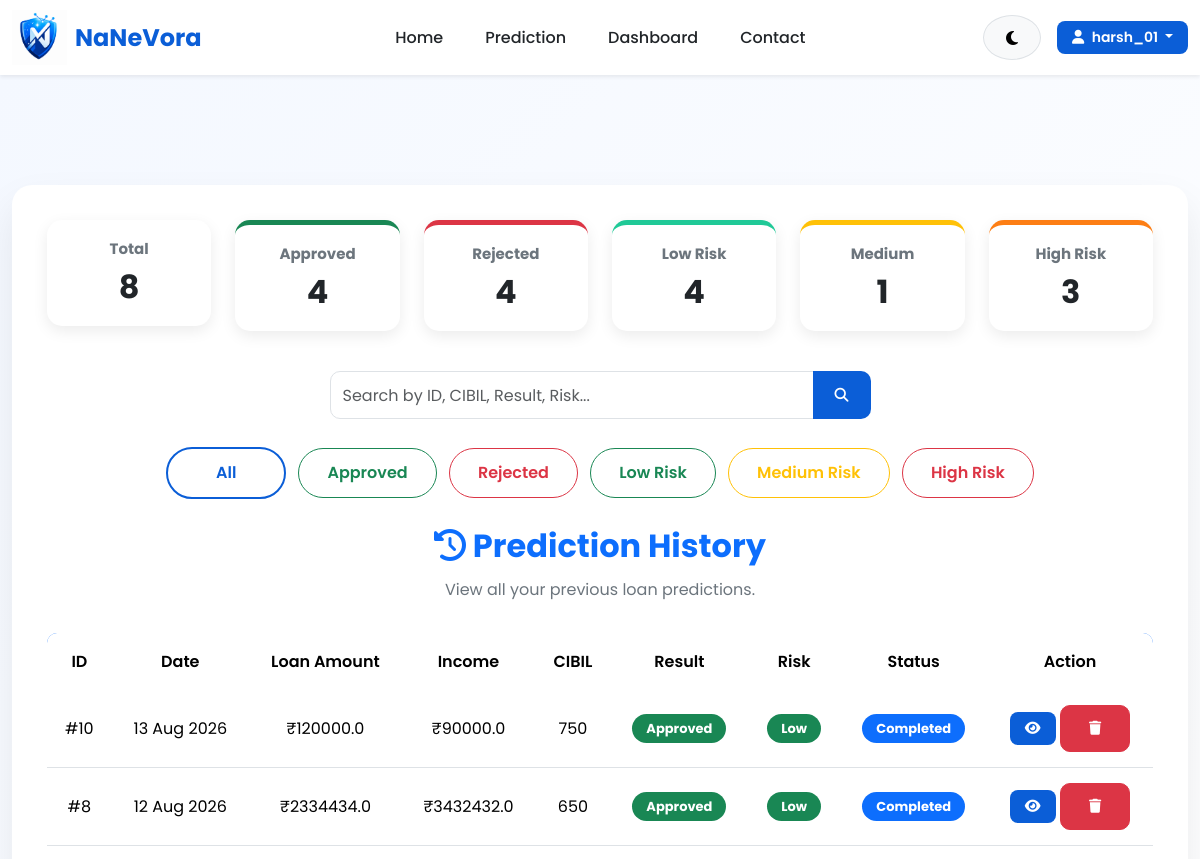
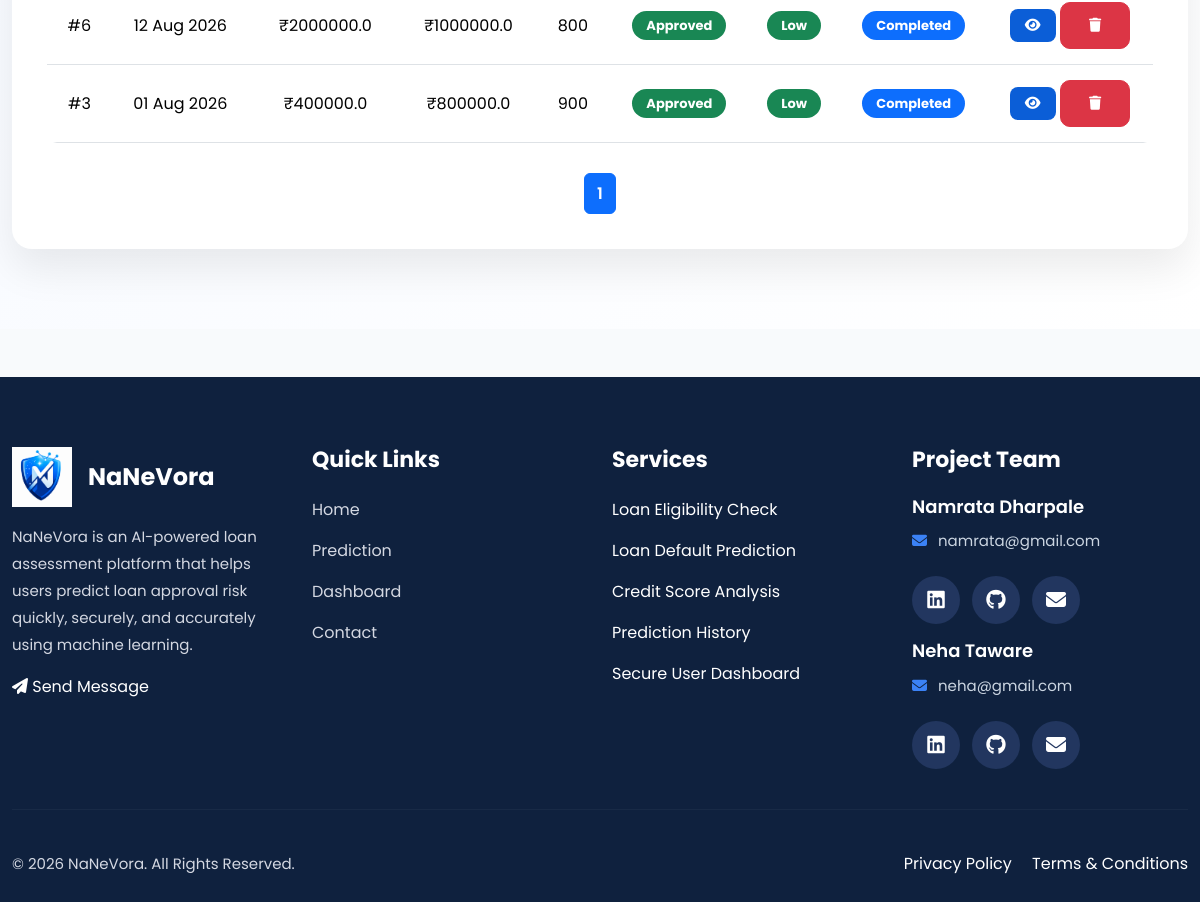
The app's page /history/?filter=low (signed in) with its own data (2 pictures, top to bottom).
### website/models.py (models this page shows, shortened)
class Prediction(models.Model):
    EDUCATION = [
        ('Graduate', 'Graduate'),
        ('Not Graduate', 'Not Graduate'),
    ]
    YES_NO = [
        ('Yes', 'Yes'),
        ('No', 'No'),
    ]
    RESULT = [
        ('Approved', 'Approved'),
        ('Rejected', 'Rejected'),
    ]
    user = models.ForeignKey(
        User,
        on_delete=models.CASCADE,
        related_name='predictions'
    )
    no_of_dependents = models.IntegerField()
    education = models.CharField(
        max_length=20,
        choices=EDUCATION
    )
    self_employed = models.CharField(
        max_length=10,
        choices=YES_NO
    )
    income_annum = models.FloatField()
    loan_amount = models.FloatField()
    loan_term = models.IntegerField()
    cibil_score = models.IntegerField()
    residential_assets_value = models.FloatField()
    commercial_assets_value = models.FloatField()
    luxury_assets_value = models.FloatField()
    bank_asset_value = models.FloatField()
    loan_income_ratio = models.FloatField(
        default=0
    )
    asset_loan_ratio = models.FloatField(
        default=0
    )
    prediction_result = models.CharField(
        max_length=20,
        choices=RESULT,
        blank=True
    )
    prediction_probability = models.FloatField(
        default=0
    )
    created_at = models.DateTimeField(
        auto_now_add=True
    )
    prediction_probability = models.FloatField(
        default=0
    )
    status = models.CharField(
    max_length=20,
    default="Completed"
    )
    risk_level = models.CharField(
    max_length=20,
    default="Low"
    )

### website/views.py (the view, shortened to what this page needs)
# urls.py: path('history/', views.history, name='history'),
@login_required
def history(request):
    query = request.GET.get("search", "")
    filter_by = request.GET.get("filter", "all")
    predictions = Prediction.objects.filter(
        user=request.user
    )
    if filter_by == "approved":
        predictions = predictions.filter(
            prediction_result="Approved"
        )
    elif filter_by == "rejected":
        predictions = predictions.filter(
            prediction_result="Rejected"
        )
    elif filter_by == "low":
        predictions = predictions.filter(
            risk_level="Low"
        )
    elif filter_by == "medium":
        predictions = predictions.filter(
            risk_level="Medium"
        )
    elif filter_by == "high":
        predictions = predictions.filter(
            risk_level="High"
        )
    predictions = predictions.order_by("-created_at")
    paginator = Paginator(predictions, 10)
    page_number = request.GET.get("page")
    predictions = paginator.get_page(page_number)
    return render(
    request,
    "history.html",
    {
        "predictions": predictions,
        "query": query,
        "filter": filter_by,
        "total_predictions": Prediction.objects.filter(
            user=request.user
        ).count(),
        "approved_count": Prediction.objects.filter(
            user=request.user,
            prediction_result="Approved"
        ).count(),
        "rejected_count": Prediction.objects.filter(
            user=request.user,
            prediction_result="Rejected"
        ).count(),
        "low_count": Prediction.objects.filter(
            user=request.user,
            risk_level="Low"
        ).count(),
        "medium_count": Prediction.objects.filter(
            user=request.user,
            risk_level="Medium"
        ).count(),
        "high_count": Prediction.objects.filter(
            user=request.user,
            risk_level="High"
        ).count(),
    }
)

### templates/history.html (shortened to what this page needs)
{% extends 'base.html' %}
{% load static %}
{% block extra_css %}
<link rel="stylesheet" href="{% static 'css/history.css' %}">
{% endblock %}
{% block content %}
<section class="history-section">
    <div class="container">
        <div class="history-card">
            <div class="row mb-4">
    <div class="col-md-2 mb-3">
        <div class="card stats-card text-center">
            <h6>Total</h6>
            <h2>{{ total_predictions }}</h2>
        </div>
    </div>
    <div class="col-md-2 mb-3">
        <div class="card stats-card success text-center">
            <h6>Approved</h6>
            <h2>{{ approved_count }}</h2>
        </div>
    </div>
    <div class="col-md-2 mb-3">
        <div class="card stats-card danger text-center">
            <h6>Rejected</h6>
            <h2>{{ rejected_count }}</h2>
        </div>
    </div>
    <div class="col-md-2 mb-3">
        <div class="card stats-card low text-center">
            <h6>Low Risk</h6>
            <h2>{{ low_count }}</h2>
        </div>
    </div>
    <div class="col-md-2 mb-3">
        <div class="card stats-card medium text-center">
            <h6>Medium</h6>
            <h2>{{ medium_count }}</h2>
        </div>
    </div>
    <div class="col-md-2 mb-3">
        <div class="card stats-card high text-center">
            <h6>High Risk</h6>
            <h2>{{ high_count }}</h2>
        </div>
    </div>
</div>
            <div class="history-header">
                <div class="row mb-4">
                    <div class="col-md-6 mx-auto">
                        <form method="GET">
                            <div class="input-group">
                                <input
                                    type="text"
                                    name="search"
                                    class="form-control"
                                    placeholder="Search by ID, CIBIL, Result, Risk..."
                                    value="{{ query }}">
                                <button
                                    class="btn btn-primary"
                                    type="submit">
                                    <i class="fa-solid fa-magnifying-glass"></i>
                                </button>
                            </div>
                        </form>
                    </div>
                </div>
            <div class="text-center mb-4">
                <a href="?filter=all"class="btn btn-outline-primary m-1">
                 All
                </a>
                <a href="?filter=approved"
                    class="btn btn-outline-success m-1">
                Approved
                 </a>
                <a href="?filter=rejected"
                    class="btn btn-outline-danger m-1">
                Rejected
                </a>
                <a href="?filter=low"
                class="btn btn-outline-success m-1">
                Low Risk
                </a>
                <a href="?filter=medium"
                class="btn btn-outline-warning m-1">
                Medium Risk
                </a>
                <a href="?filter=high"
                class="btn btn-outline-danger m-1">
                High Risk
                </a>
                </div>
                <h2>
                    <i class="fa-solid fa-clock-rotate-left"></i>
                    Prediction History
                </h2>
                <p>
                    View all your previous loan predictions.
                </p>
            </div>
            {% if predictions %}
            <div class="table-responsive">
                <table class="table table-hover align-middle">
                    <thead>
                        <tr>
                            <th>ID</th>
                            <th>Date</th>
                            <th>Loan Amount</th>
                            <th>Income</th>
                            <th>CIBIL</th>
                            <th>Result</th>
                            <th>Risk</th>
                            <th>Status</th>
                            <th>Action</th>
                        </tr>
                    </thead>
                    <tbody>
                        {% for prediction in predictions %}
                        <tr>
                            <td>
                                #{{ prediction.id }}
                            </td>
                            <td>
                                {{ prediction.created_at|date:"d M Y" }}
                            </td>
                            <td>
                                ₹{{ prediction.loan_amount }}
                            </td>
                            <td>
                                ₹{{ prediction.income_annum }}
                            </td>
                            <td>
                                {{ prediction.cibil_score }}
                            </td>
                            <td>
                                {% if prediction.prediction_result == "Approved" %}
                                <span class="badge bg-success">
                                    Approved
                                </span>
                                {% else %}
                                <span class="badge bg-danger">
                                    Rejected
                                </span>
                                {% endif %}
                            </td>
                            <td>
                                {% if prediction.risk_level == "Low" %}
                                <span class="badge bg-success">
                                    Low
                                </span>
                                {% elif prediction.risk_level == "Medium" %}
                                <span class="badge bg-warning text-dark">
                                    Medium
                                </span>
                                {% else %}
                                <span class="badge bg-danger">
                                    High
                                </span>
                                {% endif %}
                            </td>
                            <td>
                                <span class="badge bg-primary">
                                    {{ prediction.status }}
                                </span>
                            </td>
<td>
    <a href="{% url 'result' prediction.id %}"
       class="btn btn-sm btn-primary">
        <i class="fa-solid fa-eye"></i>
    </a>
    <a href="{% url 'delete_prediction' prediction.id %}"
       class="btn btn-sm btn-danger"
       onclick="return confirm('Are you sure you want to delete this prediction?');">
        <i class="fa-solid fa-trash"></i>
    </a>
</td>
                        </tr>
                        {% endfor %}
                    </tbody>
                </table>
            </div>
            <nav class="mt-4">
    <ul class="pagination justify-content-center">
        {% for page in predictions.paginator.page_range %}
        <li class="page-item {% if predictions.number == page %}active{% endif %}">
            <a class="page-link"
               href="?page={{ page }}&search={{ query }}&filter={{ filter }}">
                {{ page }}
            </a>
        </li>
        {% endfor %}
    </ul>
</nav>
            {% endif %}
        </div>
    </div>
</section>
{% endblock %}

### templates/navbar.html (shortened to what this page needs)
{% load static %}
<nav class="navbar navbar-expand-lg custom-navbar shadow-sm sticky-top">
    <div class="container">
<a class="navbar-brand d-flex align-items-center"
   href="{% url 'home' %}">
    <img src="{% static 'images/logo.png' %}"
         alt="NaNeVora Logo"
         class="logo-img">
    <div class="ms-2">
        <h4 class="brand-text mb-0">
            NaNeVora
        </h4>
        </div>
        </a>
        <div class="collapse navbar-collapse"
             id="mainNavbar">
            <ul class="navbar-nav mx-auto">
                <li class="nav-item">
                    <a class="nav-link" href="{% url 'home' %}">
                        Home
                    </a>
                </li>
                <li class="nav-item">
                    <a class="nav-link" href="{% url 'prediction' %}">
                        Prediction
                    </a>
                </li>
                <li class="nav-item">
                    <a class="nav-link" href="{% url 'dashboard' %}">
                        Dashboard
                    </a>
                </li>
                <li class="nav-item">
                    <a class="nav-link" href="{% url 'contact' %}">
                        Contact
                    </a>
                </li>
            </ul>
            <div class="d-flex align-items-center">
                <button
                    type="button"
                    class="btn btn-light theme-btn me-3"
                    id="themeToggle"
                    aria-label="Toggle Dark Mode">
                    <i class="fa-solid fa-moon"></i>
                </button>
                {% if user.is_authenticated %}
                <div class="dropdown">
                    <button class="btn btn-primary dropdown-toggle"
                            data-bs-toggle="dropdown">
                        <i class="fa-solid fa-user me-1"></i>
                        {{ user.username }}
                    </button>
                </div>
                {% endif %}
            </div>
        </div>
    </div>
</nav>

### records on screen
Prediction: id "10", created_at "13 Aug 2026", loan_amount "120000.0", income_annum "90000.0", cibil_score "750", prediction_result "Approved", risk_level "Low", status "Completed"
Prediction: id "8", created_at "12 Aug 2026", loan_amount "2334434.0", income_annum "3432432.0", cibil_score "650", prediction_result "Approved", risk_level "Low", status "Completed"
Prediction: id "6", created_at "12 Aug 2026", loan_amount "2000000.0", income_annum "1000000.0", cibil_score "800", prediction_result "Approved", risk_level "Low", status "Completed"
Prediction: id "3", created_at "01 Aug 2026", loan_amount "400000.0", income_annum "800000.0", cibil_score "900", prediction_result "Approved", risk_level "Low", status "Completed"

### other values on screen
{{ user.username }} "harsh_01"
{{ total_predictions }} "8"
{{ approved_count }} "4"
{{ rejected_count }} "4"
{{ low_count }} "4"
{{ medium_count }} "1"
{{ high_count }} "3"
{{ page }} "1"
